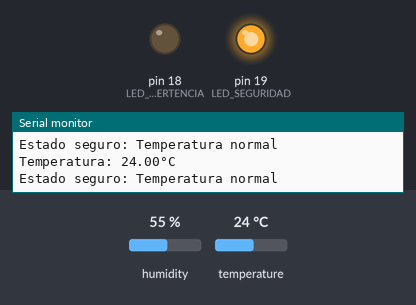
A sketch run on a simulated Arduino Uno, built with avr-gcc and run on an emulated ATmega328P. On the bench: output pins drawn as LEDs (lit = HIGH), the last lines printed to the serial monitor. The inputs (shaded band) are chosen by the test bench; at power-on: temperature 24 °C, humidity 55 %.

Above: at 2.8 s.
2.9 s: temperature set to 31 °C
5.6 s: temperature set to 34 °C
At 6.6 s:
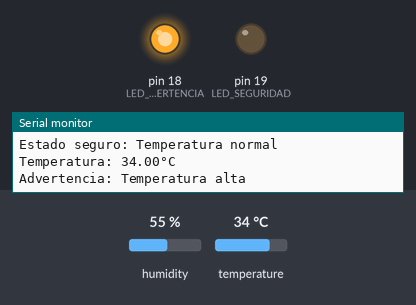
8.3 s: temperature set to 12 °C
At 11.3 s:
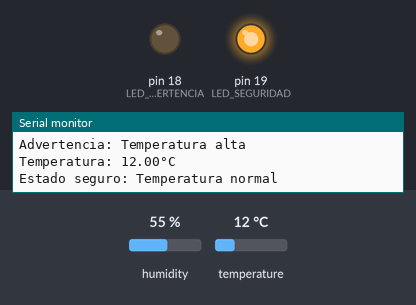
11.6 s: temperature set to 33 °C
At 12.6 s:
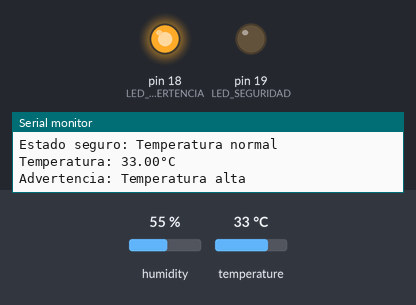
Timing chart, 0 to 14.6 s (numbered marks = the images above; inputs shaded):
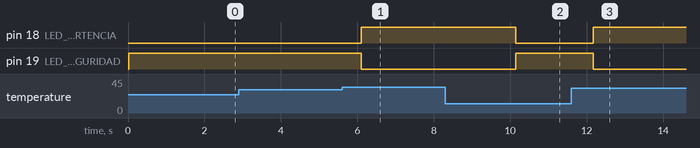

The sketch:

sketch_dec18b.ino
```cpp
#include <Adafruit_Sensor.h>
#include <DHT.h>
#include <DHT_U.h>

// Configuración del DHT11
#define DHTPIN 14       // Pin GPIO donde se conecta el DHT11
#define DHTTYPE DHT11   // Tipo de sensor DHT

DHT dht(DHTPIN, DHTTYPE);

// Configuración de LEDs
#define LED_ADVERTENCIA 18  // GPIO para LED de advertencia
#define LED_SEGURIDAD 19   // GPIO para LED de seguridad

void setup() {
  Serial.begin(115200);         // Inicia comunicación serial
  dht.begin();                  // Inicia el sensor DHT11

  pinMode(LED_ADVERTENCIA, OUTPUT); // Configura el LED de advertencia como salida
  pinMode(LED_SEGURIDAD, OUTPUT);   // Configura el LED de seguridad como salida

  digitalWrite(LED_ADVERTENCIA, LOW); // Apaga los LEDs al inicio
  digitalWrite(LED_SEGURIDAD, LOW);
}

void loop() {
  // Lee la temperatura
  float temperatura = dht.readTemperature();

  // Verifica si la lectura es válida
  if (isnan(temperatura)) {
    Serial.println("Error al leer del DHT11");
    delay(2000); // Espera 2 segundos antes de intentar nuevamente
    return;
  }

  // Imprime la temperatura en el monitor serial
  Serial.print("Temperatura: ");
  Serial.print(temperatura);
  Serial.println("°C");

  // Lógica para LEDs y mensajes
  if (temperatura > 32.0) {
    digitalWrite(LED_ADVERTENCIA, HIGH); // Enciende LED de advertencia
    digitalWrite(LED_SEGURIDAD, LOW);   // Apaga LED de seguridad
    Serial.println("Advertencia: Temperatura alta");
  } else {
    digitalWrite(LED_ADVERTENCIA, LOW); // Apaga LED de advertencia
    digitalWrite(LED_SEGURIDAD, HIGH); // Enciende LED de seguridad
    Serial.println("Estado seguro: Temperatura normal");
  }

  delay(2000); // Lee y actualiza cada 2 segundos
}
```

Measured:
- the behaviour switches between 32 and 33 °C on temperature (found by bisection; images 0 and 1)
- after the input at 5.6 s, pin 18 (LED_ADVERTENCIA): LOW → HIGH after 0.50 s; pin 19 (LED_SEGURIDAD): HIGH → LOW after 0.50 s
- after the input at 8.3 s, pin 18 (LED_ADVERTENCIA): HIGH → LOW after 1.8 s; pin 19 (LED_SEGURIDAD): LOW → HIGH after 1.8 s
- after the input at 11.6 s, pin 18 (LED_ADVERTENCIA): LOW → HIGH after 0.57 s; pin 19 (LED_SEGURIDAD): HIGH → LOW after 0.57 s
